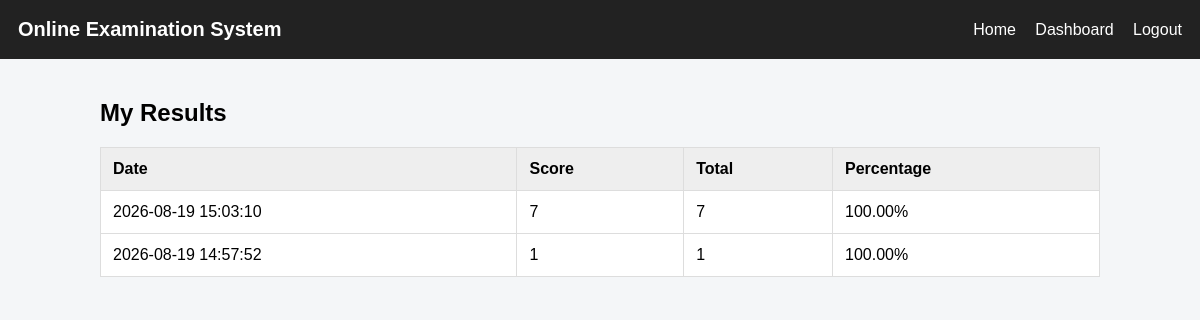
/my_results (signed in), run on the app's committed database.
### tables this page shows
CREATE TABLE results (
            id INTEGER PRIMARY KEY AUTOINCREMENT,
            student_id INTEGER NOT NULL,
            score INTEGER NOT NULL,
            total INTEGER NOT NULL,
            date TIMESTAMP DEFAULT CURRENT_TIMESTAMP,
            FOREIGN KEY(student_id) REFERENCES students(id)
        );

### app.py (the view)
@app.route("/my_results")
def my_results():
    if "student_id" not in session:
        return redirect(url_for("login"))
    conn = get_db()
    results = conn.execute(
        """
        SELECT * FROM results
        WHERE student_id = ?
        ORDER BY date DESC
        """,
        (session["student_id"],)
    ).fetchall()
    conn.close()
    return render_template(
        "result.html",
        history=results,
        score=None,
        total=None
    )

### app.py (called while the page is built)
def get_db():
    conn = sqlite3.connect(DATABASE)
    conn.row_factory = sqlite3.Row
    return conn

### templates/result.html
{% extends "base.html" %}
{% block content %}
{% if score is not none %}
<div class="result">
    <h2>Examination Result</h2>
    <h1>
        {{ score }} / {{ total }}
    </h1>
    <p>
        Percentage:
        {{ "%.2f"|format((score / total) * 100) }}%
    </p>
    <a class="button"
       href="{{ url_for('student_dashboard') }}">
        Back to Dashboard
    </a>
</div>
{% else %}
<h2>My Results</h2>
{% if history %}
<table>
    <tr>
        <th>Date</th>
        <th>Score</th>
        <th>Total</th>
        <th>Percentage</th>
    </tr>
    {% for result in history %}
    <tr>
        <td>{{ result['date'] }}</td>
        <td>{{ result['score'] }}</td>
        <td>{{ result['total'] }}</td>
        <td>
            {{ "%.2f"|format((result['score'] / result['total']) * 100) }}%
        </td>
    </tr>
    {% endfor %}
</table>
{% else %}
<p>No examination results available.</p>
{% endif %}
{% endif %}
{% endblock %}

### static/style.css (style rules this page uses)
body { font-family: Arial, sans-serif; background: #f4f6f8; margin: 0; }
table { width: 100%; border-collapse: collapse; background: white; margin: 20px 0 40px; }
th, td { padding: 12px; border: 1px solid #ddd; text-align: left; }
th { background: #eee; }

### data on the page
results: date "2026-08-19 15:03:10", score "7", total "7", (result['score']/result['total'])*100 "100.00"
results: date "2026-08-19 14:57:52", score "1", total "1", (result['score']/result['total'])*100 "100.00"
